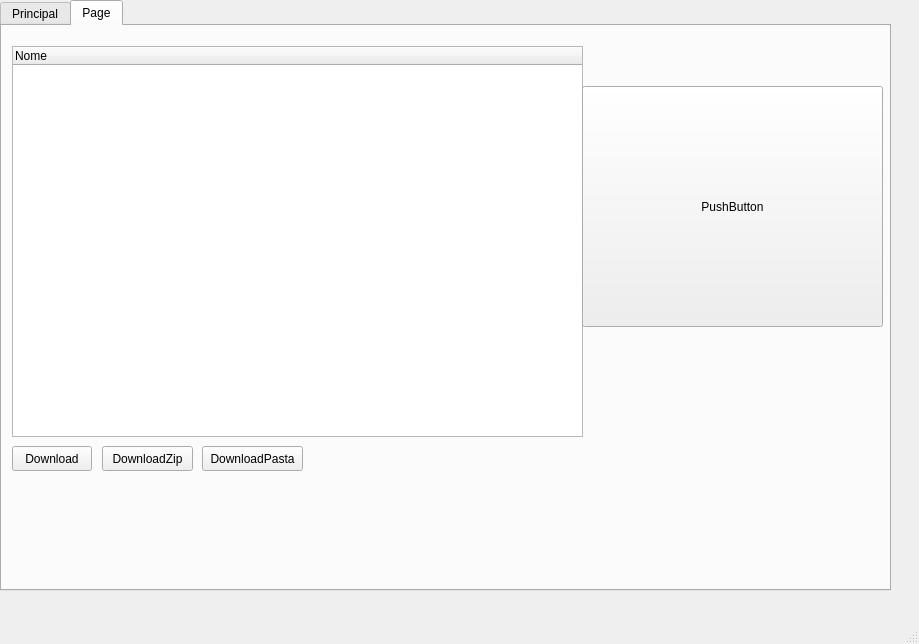
<?xml version="1.0" encoding="UTF-8"?>
<ui version="4.0">
 <class>MainWindow</class>
 <widget class="QMainWindow" name="MainWindow">
  <property name="geometry">
   <rect>
    <x>0</x>
    <y>0</y>
    <width>919</width>
    <height>644</height>
   </rect>
  </property>
  <property name="windowTitle">
   <string>MainWindow</string>
  </property>
  <widget class="QWidget" name="centralwidget">
   <widget class="QTabWidget" name="tabWidget">
    <property name="geometry">
     <rect>
      <x>0</x>
      <y>0</y>
      <width>891</width>
      <height>591</height>
     </rect>
    </property>
    <property name="styleSheet">
     <string notr="true"/>
    </property>
    <property name="currentIndex">
     <number>1</number>
    </property>
    <widget class="QWidget" name="tab_2">
     <attribute name="title">
      <string>Principal</string>
     </attribute>
     <widget class="QLineEdit" name="txt_usuario">
      <property name="geometry">
       <rect>
        <x>10</x>
        <y>40</y>
        <width>231</width>
        <height>31</height>
       </rect>
      </property>
      <property name="font">
       <font>
        <pointsize>10</pointsize>
        <weight>50</weight>
        <bold>false</bold>
       </font>
      </property>
      <property name="styleSheet">
       <string notr="true"/>
      </property>
      <property name="placeholderText">
       <string>Digite seu email</string>
      </property>
     </widget>
     <widget class="QLabel" name="lbl_usuario">
      <property name="geometry">
       <rect>
        <x>20</x>
        <y>10</y>
        <width>91</width>
        <height>31</height>
       </rect>
      </property>
      <property name="font">
       <font>
        <family>Unispace</family>
        <pointsize>12</pointsize>
        <weight>75</weight>
        <bold>true</bold>
       </font>
      </property>
      <property name="text">
       <string>Usuário:</string>
      </property>
     </widget>
     <widget class="QPushButton" name="btn_BuscarUsuario01">
      <property name="enabled">
       <bool>true</bool>
      </property>
      <property name="geometry">
       <rect>
        <x>250</x>
        <y>130</y>
        <width>101</width>
        <height>31</height>
       </rect>
      </property>
      <property name="font">
       <font>
        <family>Unispace</family>
        <pointsize>10</pointsize>
        <weight>75</weight>
        <bold>true</bold>
       </font>
      </property>
      <property name="styleSheet">
       <string notr="true"/>
      </property>
      <property name="text">
       <string>Login</string>
      </property>
     </widget>
     <widget class="QLabel" name="lbl_NomeUsuario">
      <property name="geometry">
       <rect>
        <x>410</x>
        <y>80</y>
        <width>221</width>
        <height>16</height>
       </rect>
      </property>
      <property name="text">
       <string>                   ...</string>
      </property>
     </widget>
     <widget class="QLabel" name="lbl_setor2">
      <property name="geometry">
       <rect>
        <x>650</x>
        <y>40</y>
        <width>101</width>
        <height>21</height>
       </rect>
      </property>
      <property name="font">
       <font>
        <family>Unispace</family>
        <pointsize>12</pointsize>
        <weight>75</weight>
        <bold>true</bold>
       </font>
      </property>
      <property name="text">
       <string>Setor:</string>
      </property>
     </widget>
     <widget class="QGroupBox" name="groupBox">
      <property name="enabled">
       <bool>true</bool>
      </property>
      <property name="geometry">
       <rect>
        <x>0</x>
        <y>190</y>
        <width>811</width>
        <height>351</height>
       </rect>
      </property>
      <property name="styleSheet">
       <string notr="true"/>
      </property>
      <property name="title">
       <string/>
      </property>
      <widget class="QComboBox" name="ddl_pasta">
       <property name="geometry">
        <rect>
         <x>20</x>
         <y>60</y>
         <width>201</width>
         <height>31</height>
        </rect>
       </property>
       <property name="styleSheet">
        <string notr="true">background-color: rgb(255, 255, 255);
border: 2px solid rgb(3, 179, 0);
border-radius:5px;</string>
       </property>
      </widget>
      <widget class="QLabel" name="label">
       <property name="geometry">
        <rect>
         <x>220</x>
         <y>20</y>
         <width>311</width>
         <height>31</height>
        </rect>
       </property>
       <property name="font">
        <font>
         <family>Unispace</family>
         <pointsize>12</pointsize>
         <weight>75</weight>
         <bold>true</bold>
        </font>
       </property>
       <property name="styleSheet">
        <string notr="true"/>
       </property>
       <property name="text">
        <string>Escolha a Pasta:</string>
       </property>
      </widget>
      <widget class="QPushButton" name="btn_ListarPastas">
       <property name="geometry">
        <rect>
         <x>260</x>
         <y>60</y>
         <width>91</width>
         <height>31</height>
        </rect>
       </property>
       <property name="font">
        <font>
         <family>Unispace</family>
         <pointsize>10</pointsize>
         <weight>75</weight>
         <bold>true</bold>
        </font>
       </property>
       <property name="styleSheet">
        <string notr="true"/>
       </property>
       <property name="text">
        <string>Listar</string>
       </property>
      </widget>
      <widget class="QTreeWidget" name="treeWidget">
       <property name="enabled">
        <bool>true</bool>
       </property>
       <property name="geometry">
        <rect>
         <x>10</x>
         <y>100</y>
         <width>731</width>
         <height>241</height>
        </rect>
       </property>
       <property name="styleSheet">
        <string notr="true"/>
       </property>
       <column>
        <property name="text">
         <string>Pastas</string>
        </property>
       </column>
       <column>
        <property name="text">
         <string>Funcionalidades</string>
        </property>
       </column>
       <item>
        <property name="text">
         <string>TI</string>
        </property>
        <item>
         <property name="text">
          <string>software</string>
         </property>
        </item>
       </item>
       <item>
        <property name="text">
         <string>ADM</string>
        </property>
        <item>
         <property name="text">
          <string>salarios</string>
         </property>
        </item>
       </item>
      </widget>
     </widget>
     <widget class="QLabel" name="lbl_senha">
      <property name="geometry">
       <rect>
        <x>20</x>
        <y>90</y>
        <width>71</width>
        <height>31</height>
       </rect>
      </property>
      <property name="font">
       <font>
        <family>Unispace</family>
        <pointsize>12</pointsize>
        <weight>75</weight>
        <bold>true</bold>
       </font>
      </property>
      <property name="text">
       <string>Senha:</string>
      </property>
     </widget>
     <widget class="QLineEdit" name="txt_senha">
      <property name="geometry">
       <rect>
        <x>10</x>
        <y>120</y>
        <width>231</width>
        <height>41</height>
       </rect>
      </property>
      <property name="styleSheet">
       <string notr="true">QLineEdit{
	border: 2px solid rgb(3, 179, 0);
	border-radius:5px;
	padding: 15px;
	background-color: rgb(255,255,255);
}</string>
      </property>
      <property name="echoMode">
       <enum>QLineEdit::Password</enum>
      </property>
     </widget>
     <widget class="QLabel" name="lbl_setor">
      <property name="geometry">
       <rect>
        <x>680</x>
        <y>80</y>
        <width>111</width>
        <height>20</height>
       </rect>
      </property>
      <property name="text">
       <string>...</string>
      </property>
     </widget>
     <widget class="QLabel" name="lbl_nome">
      <property name="geometry">
       <rect>
        <x>410</x>
        <y>40</y>
        <width>101</width>
        <height>21</height>
       </rect>
      </property>
      <property name="font">
       <font>
        <family>Unispace</family>
        <pointsize>12</pointsize>
        <weight>75</weight>
        <bold>true</bold>
       </font>
      </property>
      <property name="text">
       <string>Nome:</string>
      </property>
     </widget>
    </widget>
    <widget class="QWidget" name="tab">
     <attribute name="title">
      <string>Page</string>
     </attribute>
     <widget class="QTreeWidget" name="wdg_files">
      <property name="geometry">
       <rect>
        <x>10</x>
        <y>20</y>
        <width>571</width>
        <height>391</height>
       </rect>
      </property>
      <column>
       <property name="text">
        <string>Nome</string>
       </property>
      </column>
     </widget>
     <widget class="QPushButton" name="pushButton">
      <property name="geometry">
       <rect>
        <x>10</x>
        <y>420</y>
        <width>80</width>
        <height>25</height>
       </rect>
      </property>
      <property name="text">
       <string>Download</string>
      </property>
     </widget>
     <widget class="QPushButton" name="pushButton_2">
      <property name="geometry">
       <rect>
        <x>100</x>
        <y>420</y>
        <width>91</width>
        <height>25</height>
       </rect>
      </property>
      <property name="text">
       <string>DownloadZip</string>
      </property>
     </widget>
     <widget class="QPushButton" name="pushButton_3">
      <property name="geometry">
       <rect>
        <x>200</x>
        <y>420</y>
        <width>101</width>
        <height>25</height>
       </rect>
      </property>
      <property name="text">
       <string>DownloadPasta</string>
      </property>
     </widget>
     <widget class="QPushButton" name="pushButton_4">
      <property name="geometry">
       <rect>
        <x>580</x>
        <y>60</y>
        <width>301</width>
        <height>241</height>
       </rect>
      </property>
      <property name="text">
       <string>PushButton</string>
      </property>
     </widget>
    </widget>
   </widget>
  </widget>
  <widget class="QMenuBar" name="menubar">
   <property name="geometry">
    <rect>
     <x>0</x>
     <y>0</y>
     <width>919</width>
     <height>25</height>
    </rect>
   </property>
  </widget>
  <widget class="QStatusBar" name="statusbar"/>
 </widget>
 <resources/>
 <connections/>
</ui>
